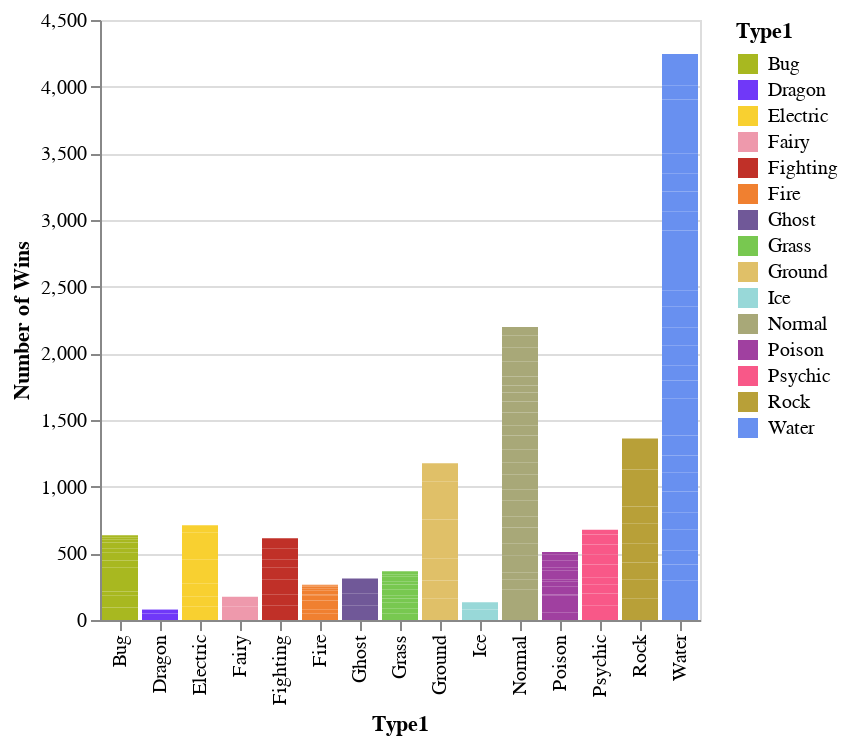

The cell this chart's notebook holds for it:
### Code cell
pokemon_attack.head()
alt.Chart(pokemon_attack).mark_bar().encode(
    x='Type1',
    y=alt.Y('wins',title='Number of Wins'),
    color=alt.Color('Type1:N',
        scale=alt.Scale(
            range=['#A8B820', '#7038F8', '#F8D030', '#EE99AC', '#C03028',
                   '#F08030', '#705898', '#78C850', '#E0C068', '#98D8D8',
                   '#A8A878', '#A040A0', '#F85888', '#B8A038', '#6890F0',
                   '#B6A136', '#B7B7CE', '#6390F0'],
        ),
    ),
)

### Figure 1 — Vega-Lite specification as saved in the notebook (floating-point values rounded to 4 significant figures; data arrays with more than 128 entries replaced by an {"elided": "..."} marker saying what was removed)
{"$schema": "https://vega.github.io/schema/vega-lite/v1.2.1.json", "data": {"values": {"elided": "165 records"}}, "encoding": {"color": {"field": "Type1", "scale": {"range": ["#A8B820", "#7038F8", "#F8D030", "#EE99AC", "#C03028", "#F08030", "#705898", "#78C850", "#E0C068", "#98D8D8", "#A8A878", "#A040A0", "#F85888", "#B8A038", "#6890F0", "#B6A136", "#B7B7CE", "#6390F0"]}, "type": "nominal"}, "x": {"field": "Type1", "type": "nominal"}, "y": {"field": "wins", "title": "Number of Wins", "type": "quantitative"}}, "mark": "bar"}
